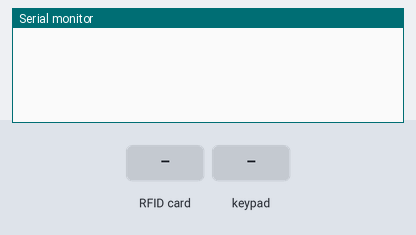
This sketch was run on a simulated Arduino Mega 2560, built with avr-gcc and run on an emulated ATmega2560. Parts: the last lines printed to the serial monitor. Inputs (shaded band) come from the test bench.

Above: at 1.2 s.
1.3 s: RFID card 5E 7A 19 C4 held to the reader
At 2.4 s:
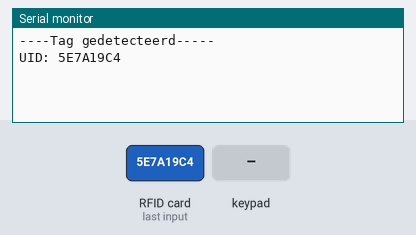
2.8 s: key '1' pressed
At 3.7 s:
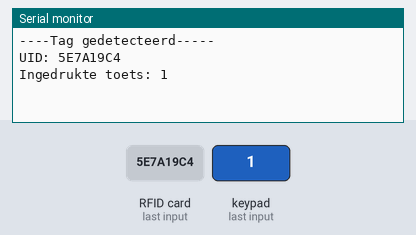
4.3 s: key 'C' pressed
At 4.9 s:
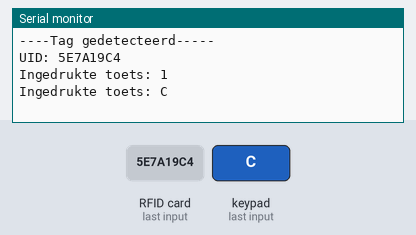
5.8 s: key 'L' pressed
At 7.0 s:
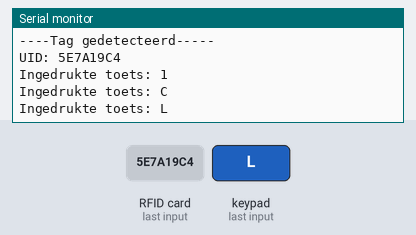
7.3 s: key 'E' pressed
At 8.1 s:
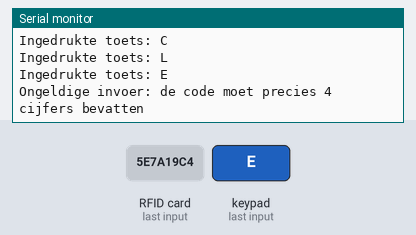
8.8 s: keypad keys 0 0 0 0 pressed 0.4 s apart
At 11.0 s:
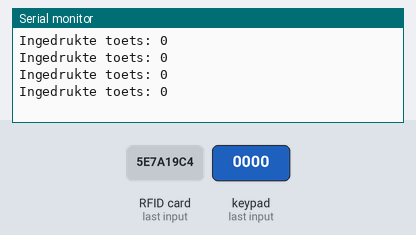

Measured:
- after the input at 1.3 s, the serial monitor: prints a new line at once (image 1)
- after the input at 2.8 s, the serial monitor: prints a new line at once (image 2)
- after the input at 4.3 s, the serial monitor: prints a new line at once (image 3)
- after the input at 5.8 s, the serial monitor: prints a new line at once (image 4)
- after the input at 7.3 s, the serial monitor: prints a new line at once (image 5)
- after the input at 8.8 s, the serial monitor: prints a new line at once (image 6)

The sketch:

keypad_en_RFID_reader.ino
```cpp
/*
 * Typical pin layout used:
 * -----------------------------------------------------------------------------------------
 *             MFRC522      Arduino      Arduino   Arduino    Arduino          Arduino
 *             Reader/PCD   Uno/101      Mega      Nano v3    Leonardo/Micro   Pro Micro
 * Signal      Pin          Pin          Pin       Pin        Pin              Pin
 * -----------------------------------------------------------------------------------------
 * RST/Reset   RST         9             5         D9         RESET/ICSP-5     RST
 * SPI SS      SDA(SS)     10            53        D10        10               10
 * SPI MOSI    MOSI        11 / ICSP-4   51        D11        ICSP-4           16
 * SPI MISO    MISO        12 / ICSP-1   50        D12        ICSP-1           14
 * SPI SCK     SCK         13 / ICSP-3   52        D13        ICSP-3           15
 */

#include <SPI.h>
#include <MFRC522.h>
#include <Keypad.h>
#include <Stepper.h>

#define SS_PIN 53
#define RST_PIN A0

String pasID = "";
String persooncode = "";
String ingevoerdecode = "";

// Create instances
MFRC522 mfrc522(SS_PIN, RST_PIN);

const int stepsPerRevolution = 2038;
const byte ROWS = 4;
const byte COLS = 4;

char hexaKeys[ROWS][COLS] = {
  {'1', '2', '3', 'C'}, // C staat voor Cancel
  {'4', '5', '6', 'L'}, // L staat voor Clear
  {'7', '8', '9', 'E'}, // E staat voor Enter
  {' ', '0', ' ', ' '}
};

byte rowPins[ROWS] = {42, 43, 44, 45};
byte colPins[COLS] = {46, 47, 48, 49};

Keypad bankKeypad = Keypad(makeKeymap(hexaKeys), rowPins, colPins, ROWS, COLS);

Stepper dispenser1 = Stepper(stepsPerRevolution, 41, 40, 39, 38);
Stepper dispenser2 = Stepper(stepsPerRevolution, 37, 36, 35, 34);
Stepper dispenser3 = Stepper(stepsPerRevolution, 33, 32, 31, 30);

void setup() {
  Serial.begin(9600);
  SPI.begin();

  mfrc522.PCD_Init();
  delay(4);
}

void loop() {
  while (verkrijgUID()) {
    Serial.println("----Tag gedetecteerd-----");
    Serial.println("UID: " + pasID);
  }

  char invoercode = bankKeypad.getKey();

  if (invoercode){
    Serial.println("Ingedrukte toets: " + String(invoercode));

    if (invoercode == 'C'){
      ingevoerdecode = "";
    }
    else if (invoercode == 'L') {
      ingevoerdecode = "";
    }
    else if (invoercode == 'E'){
      if (ingevoerdecode == "0000") {
        Serial.println("Ongeldige invoer");
        ingevoerdecode = ""; // Reset de ingevoerde code (4-cijferige pincode)
      }
      else if (ingevoerdecode.length() != 4) {
        Serial.println("Ongeldige invoer: de code moet precies 4 cijfers bevatten");
        ingevoerdecode = ""; // Reset de ingevoerde code (4-cijferige pincode)
      }
      else {
        Serial.println("UID: " + pasID);
        Serial.println("Ingevoerde cijfers: " + ingevoerdecode);
        ingevoerdecode = ""; // Reset de ingevoerde code (4-cijferige pincode)
      }
      // code om de UID weg te sturen om te lezen (als deze voorkomt in de database dan weg gooien)
      pasID = ""; // Reset de UID (welke naar de tag verwijst)
    }
    else {
      if (ingevoerdecode.length() < 4) {
        ingevoerdecode += invoercode;
      }
    }
  }

  // code voor de motor (per dispenser)
/*
  // dispenser 1
  // draai tegen de klok in, met 15 RPM
	dispenser1.setSpeed(15);
  int totalSteps1 = stepsPerRevolution * 2.5; // zet het totaal op 2,5 omwentelingen
	dispenser1.step(-totalSteps1); // maakt totaal 2,5 omwentelingen
	delay(1000);
*/

/*
  // dispenser 2
  // draai tegen de klok in, met 15 RPM
	dispenser2.setSpeed(15);
  int totalSteps2 = stepsPerRevolution * 2.5; // zet het totaal op 2,5 omwentelingen
	dispenser2.step(-totalSteps2); // maakt totaal 2,5 omwentelingen
	delay(1000);

  // dispenser 3
  // draai tegen de klok in, met 15 RPM
	dispenser3.setSpeed(15);
  int totalSteps3 = stepsPerRevolution * 2.5; // zet het totaal op 2,5 omwentelingen
	dispenser3.step(-totalSteps3); // maakt totaal 2,5 omwentelingen
	delay(1000);
*/
}

boolean verkrijgUID() {
  if ( ! mfrc522.PICC_IsNewCardPresent()) {
    return false;
  }

  if ( ! mfrc522.PICC_ReadCardSerial()) {
    return false;
  }

  pasID = "";

  for ( uint8_t i = 0; i < 4; i++) {
    pasID.concat(String(mfrc522.uid.uidByte[i], HEX));
  }

  pasID.toUpperCase();
  mfrc522.PICC_HaltA();
  return true;
}
```
